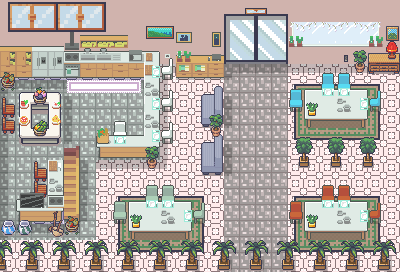

The image is a tile-based game level rendered from a .tmx file. Its description and complete source (layers, tilesets, objects, tile grids) follow:
An orthogonal 25x17 tile map with 16x16 px tiles, 4 tile layers (Tile Layer 1, thảm, items, đồ trên bàn), 3 tilesets and 6 objects (ghegancua, ghexacua, ghegancua2, ghexacua2, ghegancay, ...).

<map version="1.10" tiledversion="1.11.2" orientation="orthogonal" renderorder="right-down" width="25" height="17" tilewidth="16" tileheight="16" infinite="0" nextlayerid="6" nextobjectid="14">
 <tileset firstgid="1" name="map" tilewidth="16" tileheight="16" tilecount="333" columns="9">
  <image source="tileset.png" width="144" height="592" />
 </tileset>
 <tileset firstgid="334" name="Interiors_free_16x16" tilewidth="16" tileheight="16" tilecount="1424" columns="16">
  <image source="Interiors_free_16x16.png" width="256" height="1424" />
 </tileset>
 <tileset firstgid="1758" name="Interiors_free_32x32" tilewidth="16" tileheight="16" tilecount="5696" columns="32">
  <image source="Interiors_free_32x32.png" width="512" height="2848" />
 </tileset>
 <layer id="1" name="Tile Layer 1" width="25" height="17">
  <data encoding="csv">
14,14,14,14,14,14,14,14,14,14,14,14,14,14,14,14,14,14,14,14,14,14,14,14,14,
14,14,14,14,14,14,14,14,14,14,14,14,14,14,14,14,14,14,14,14,14,14,14,14,14,
14,14,14,14,14,14,14,14,14,14,14,14,14,14,14,14,14,14,14,14,14,14,14,14,14,
14,14,14,14,14,14,14,14,14,14,14,14,14,14,14,14,14,14,14,14,14,14,14,14,14,
65,65,65,65,65,65,65,65,65,65,19,20,20,20,50,50,20,20,20,20,20,20,20,20,20,
22,23,23,23,23,23,23,23,23,65,28,29,29,29,29,29,29,29,29,29,29,29,29,29,29,
31,32,32,32,31,32,32,32,32,65,28,29,29,29,28,29,29,29,29,65,65,65,65,29,29,
31,32,32,32,31,32,32,32,32,65,28,29,29,29,28,29,29,29,29,29,29,29,29,29,29,
31,32,32,32,31,32,32,32,32,65,28,29,29,29,29,29,29,29,29,29,29,29,29,29,29,
31,32,32,32,32,32,32,32,32,32,28,29,29,29,28,29,29,29,29,29,29,29,29,29,29,
31,32,32,65,65,31,20,20,20,20,30,29,29,29,28,29,29,29,29,29,29,29,29,29,29,
31,32,32,65,32,31,29,29,29,29,29,29,29,29,29,29,29,29,29,29,29,29,29,29,29,
31,32,32,65,32,32,29,29,29,29,29,29,29,29,29,29,29,29,29,29,29,29,29,29,29,
31,32,65,65,32,32,29,29,65,65,65,29,29,29,29,29,29,29,29,29,29,29,29,29,29,
31,23,23,23,23,32,29,29,29,29,29,29,29,29,29,29,29,29,29,29,29,29,29,29,29,
29,29,29,29,29,29,29,29,29,29,29,29,29,29,29,29,29,29,29,29,29,29,29,29,29,
29,29,28,29,28,29,28,29,28,29,28,29,28,29,28,29,28,29,28,29,28,29,28,29,28
</data>
 </layer>
 <layer id="4" name="thảm" width="25" height="17">
  <data encoding="csv">
0,0,0,0,0,0,0,0,0,0,0,0,0,0,0,0,0,0,0,0,0,0,0,0,0,
0,0,0,0,0,0,0,0,0,0,0,0,0,0,0,0,0,0,0,0,0,0,0,0,0,
0,0,0,0,0,0,0,0,0,0,0,0,0,0,0,0,0,0,0,0,0,0,0,0,0,
0,0,0,0,0,0,0,0,0,0,0,0,0,0,0,0,0,0,0,0,0,0,0,1219,1220,
0,0,0,0,0,0,0,0,0,0,0,0,0,0,50,50,0,0,0,0,0,0,0,1235,1236,
0,0,0,0,0,0,0,0,0,0,0,0,0,0,0,0,0,0,4446,4447,4448,4449,4450,4451,0,
0,0,0,0,0,0,0,0,0,0,0,0,0,0,0,0,0,0,4478,4479,4480,4481,4482,4483,0,
0,0,0,0,0,0,0,0,0,0,0,0,0,0,0,0,0,0,4510,4511,4512,4513,4514,4515,0,
0,0,0,0,0,0,0,0,0,0,0,0,0,0,0,0,0,0,4542,4543,4544,4545,4546,4547,0,
0,0,0,0,0,0,0,0,0,0,0,0,0,0,0,0,0,0,0,0,0,0,0,0,0,
0,0,0,0,0,0,0,0,0,0,0,0,0,0,0,0,0,0,0,0,0,0,0,0,0,
0,0,0,0,0,0,0,0,0,0,0,0,0,0,0,0,0,0,0,0,0,0,0,0,0,
0,0,0,0,0,0,0,4446,4447,4448,4449,4450,4451,0,0,0,0,0,4446,4447,4448,4449,4450,4451,4458,
0,0,0,0,0,0,0,4478,4479,4480,4481,4482,4483,0,0,0,0,0,4478,4479,4480,4481,4482,4483,4490,
0,0,0,0,0,0,0,4510,4511,4512,4513,4514,4515,0,0,0,0,0,4510,4511,4512,4513,4514,4515,4522,
0,0,0,0,0,0,0,4542,4543,4544,4545,4546,4547,0,0,0,0,0,4542,4543,4544,4545,4546,4547,4554,
0,0,0,0,0,0,0,0,0,0,0,0,0,0,0,0,0,0,0,0,0,0,0,0,0
</data>
 </layer>
 <layer id="2" name="items" width="25" height="17">
  <data encoding="csv">
2628,2629,2630,2631,0,0,0,0,0,0,0,0,0,0,3554,3555,3556,3557,0,0,0,0,0,0,0,
2660,2661,2662,2663,0,0,0,0,0,694,695,0,0,0,3586,3587,3588,3589,43,44,44,44,44,45,0,
91,91,92,92,93,94,94,95,0,710,711,150,0,152,3618,3619,3620,3621,52,53,53,53,53,54,1165,
100,100,101,101,102,103,103,104,105,107,229,139,139,140,3650,3651,3652,3653,0,0,0,590,1066,0,1181,
109,109,110,110,111,112,112,113,114,115,238,148,148,149,40,41,41,41,0,0,298,298,1082,0,0,
0,414,415,416,177,178,178,178,179,124,229,0,1557,1558,50,50,50,50,300,154,307,307,156,301,0,
0,430,431,432,0,0,0,0,0,124,238,0,1573,1574,49,50,50,50,309,163,164,164,165,310,0,
839,446,447,448,0,0,0,227,0,124,229,0,1589,1590,49,50,50,50,0,172,173,173,174,0,0,
855,462,463,464,0,0,123,236,125,124,238,0,1557,1558,50,50,50,50,1048,1049,1048,1049,1048,1049,0,
0,478,479,480,182,0,132,134,134,133,0,0,1573,1574,49,50,50,50,1064,1065,1064,1065,1064,1065,0,
0,0,0,124,191,0,0,0,0,0,0,0,1589,1590,49,50,50,50,1080,1081,1080,1081,1080,1081,0,
0,0,839,124,200,0,0,0,0,262,262,0,0,0,50,50,50,50,0,0,316,316,0,0,0,
0,123,855,124,209,210,0,264,154,271,271,156,265,0,50,50,50,50,318,154,325,325,156,319,0,
0,132,134,133,218,219,0,273,163,164,164,165,274,0,50,50,50,50,327,163,164,164,165,328,0,
0,0,0,0,0,0,0,0,172,173,173,174,0,0,50,50,50,50,0,172,173,173,174,0,0,
1052,1051,1052,1051,1052,1051,1052,1051,1052,1051,1052,1051,1052,0,50,50,50,50,1052,1051,1052,1051,1052,1051,1052,
1068,1067,1068,1067,1068,1067,1068,1067,1068,1067,1068,1067,1068,0,49,50,49,50,28,1067,1068,1067,1068,1067,1068
</data>
 </layer>
 <layer id="3" name="đồ trên bàn" width="25" height="17">
  <data encoding="csv">
0,0,0,2628,2629,2630,2631,0,0,0,0,0,0,0,0,542,543,0,0,0,0,0,0,0,0,
0,0,0,2660,2661,2662,2663,0,0,0,0,0,0,0,0,0,0,0,1096,1097,1096,1097,1096,1097,1486,
0,0,0,0,0,0,0,0,0,0,0,0,0,0,0,0,0,0,147,0,0,0,0,147,1502,
0,0,0,0,0,0,0,0,0,0,167,138,0,0,0,0,0,0,0,0,0,0,0,0,0,
1335,0,0,0,0,0,0,0,0,158,0,0,0,0,0,0,0,0,0,0,0,0,0,0,0,
1351,0,1184,0,0,0,0,0,0,159,0,0,0,0,0,0,0,0,0,0,166,166,0,0,0,
839,553,1200,554,0,0,0,0,0,158,0,0,0,0,0,0,0,0,0,1118,0,159,158,0,0,
855,569,1182,570,0,0,0,0,0,159,0,0,0,1066,0,0,0,0,0,1134,0,0,0,0,0,
0,0,1198,0,0,0,137,166,0,158,0,0,0,1082,0,0,0,0,0,0,0,0,0,0,0,
0,0,0,0,0,0,0,0,0,1066,0,0,0,0,0,0,0,0,0,0,0,0,0,0,0,
0,0,839,115,0,0,0,0,0,1082,0,0,0,0,0,0,0,0,0,0,0,0,0,0,0,
0,0,855,159,0,0,0,0,0,0,0,0,0,0,0,0,0,0,0,0,0,0,0,0,0,
0,141,142,120,0,0,0,0,0,166,166,0,0,0,0,0,0,0,0,0,166,166,0,0,0,
1424,1423,0,1336,1335,0,0,0,1118,0,159,158,0,0,0,0,0,0,0,1118,0,159,158,0,0,
1440,1439,0,1352,1351,0,0,0,1134,0,0,0,0,0,0,0,0,0,0,1134,0,0,0,0,0,
0,0,0,0,0,0,0,0,0,0,0,0,0,1051,1052,1051,1052,1051,1052,0,0,0,0,0,0,
0,0,0,0,0,0,0,0,0,0,0,0,0,1067,1068,1067,1068,1067,1068,0,0,0,0,0,0
</data>
 </layer>
 <objectgroup id="5" name="path">
  <object id="2" name="ghegancua" x="255" y="58">
   <properties>
    <property name="speed" type="int" value="20" />
    <property name="type" value="path" />
   </properties>
   <polyline points="0,0 0.333333,11.6768 1,18.5455 1,30.2222 1.33333,37.4343 1,42.5859 0.666667,49.1111 1,56.6667 12.6667,56.3232 23.6667,56.3232 32,55.9798 38.6667,53.9192" />
  </object>
  <object id="3" name="ghexacua" x="250.5" y="60.5">
   <properties>
    <property name="speed" type="int" value="20" />
    <property name="type" value="path" />
   </properties>
   <polyline points="0,0 2,159 3,167.5 7,167.5 32.5,166 46,160.5" />
  </object>
  <object id="6" name="ghegancua2" x="259" y="60">
   <polyline points="0,0 0.5,15.5 23.5,15.5 61,11.5 92,11.5 112,21 112.5,36.5" />
  </object>
  <object id="7" name="ghexacua2" x="246.5" y="63">
   <polyline points="0,0 0.5,122.5 44,120.5 92.5,116 128,118 127,145.5" />
  </object>
  <object id="8" name="ghegancay" x="249.5" y="53.5">
   <polyline points="0,0 -0.5,144 -54.5,144.5 -52,157.5" />
  </object>
  <object id="9" name="ghegancay2" x="243.5" y="57">
   <polyline points="0,0 -2,132 -61,132 -61.5,137.5 -74.5,139.5" />
  </object>
 </objectgroup>
</map>
